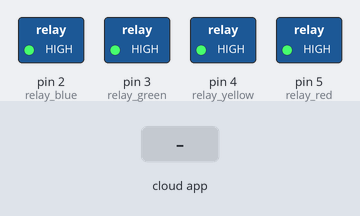
This sketch was run on a simulated Arduino Uno, built with avr-gcc and run on an emulated ATmega328P. Parts: switched loads named in the sketch (green lamp = pin HIGH). Inputs (shaded band) come from the test bench. The ROS host is connected and sends only what is stated.

Above: at 6.2 s.
6.3 s: the phone or cloud app sets yellow_light_active to 1
At 8.3 s:
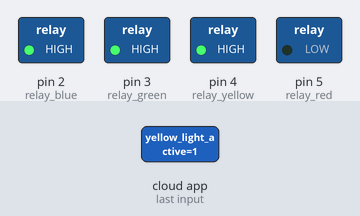
9.5 s: the phone or cloud app sets heartbeat_string to 0
At 11.1 s:
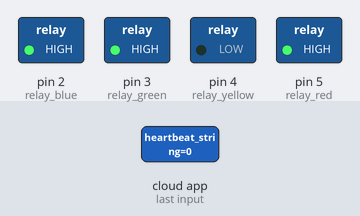
13.4 s: the phone or cloud app sets heartbeat_string to 1
At 18.0 s:
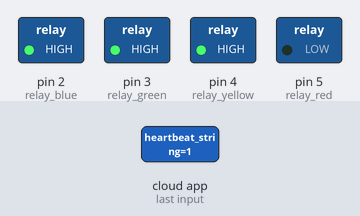
Timing chart, 0 to 19.5 s (numbered marks = the images above; inputs shaded):
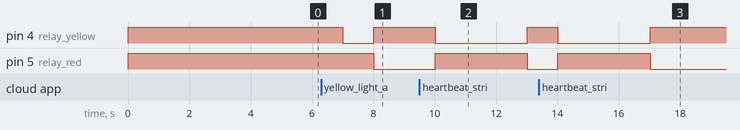

Measured:
- after the input at 6.3 s, pin 4 (relay_yellow): HIGH → LOW after 0.71 s, → HIGH 1.0 s later
- after the input at 9.5 s, pin 4 (relay_yellow): HIGH → LOW after 0.51 s, → HIGH 3.0 s later; pin 5 (relay_red): LOW → HIGH after 0.51 s, → LOW 3.0 s later
- after the input at 13.4 s, pin 4 (relay_yellow): HIGH → LOW after 0.62 s, → HIGH 3.0 s later; pin 5 (relay_red): LOW → HIGH after 0.62 s, → LOW 3.0 s later

The sketch:

status_light_controller.ino
```cpp
//------------------------------------------------------------------------------
// Import libraries
#include <ros.h>
#include <stdio.h>
#include <std_msgs/Bool.h>
#include <std_msgs/String.h>

//------------------------------------------------------------------------------
// Define Arduino parameters
#define turn_on 0
#define turn_off 1
#define relay_red  5
#define relay_yellow  4
#define relay_green  3
#define relay_blue  2

//------------------------------------------------------------------------------
// Setup callbacks and constants
int time_since_heartbeat = 0;
void heartbeat_callback (const std_msgs::String& msg) {
    time_since_heartbeat = 0;
}

bool activate_yellow = 0;
void yellow_light_callback (const std_msgs::Bool& yellow_light) {
    if (yellow_light.data) { activate_yellow = 1; }
    else { activate_yellow = 0; }
}

bool activate_blue = 0;
void blue_light_callback (const std_msgs::Bool& blue_light) {
    if (blue_light.data) { activate_blue = 1; }
    else { activate_blue = 0; }
}

bool activate_green = 0;
void green_light_callback (const std_msgs::Bool& green_light) {
    if (green_light.data) { activate_green = 1; }
    else { activate_green = 0; }
}

bool activate_red = 0;
void red_light_callback (const std_msgs::Bool& red_light) {
    if (red_light.data) { activate_red = 1; }
    else { activate_red = 0; }
}

ros::NodeHandle nh;

ros::Subscriber<std_msgs::Bool> yellow_sub("yellow_light_active", &yellow_light_callback);
ros::Subscriber<std_msgs::Bool> blue_sub("blue_light_active", &blue_light_callback);
ros::Subscriber<std_msgs::Bool> green_sub("green_light_active", &green_light_callback);
ros::Subscriber<std_msgs::Bool> red_sub("red_light_active", &red_light_callback);
ros::Subscriber<std_msgs::String> heartbeat_sub("heartbeat_string", &heartbeat_callback);

//------------------------------------------------------------------------------
// Arduino setup
void setup() {
    digitalWrite(relay_red, turn_off);
    digitalWrite(relay_yellow, turn_off);
    digitalWrite(relay_green, turn_off);
    digitalWrite(relay_blue, turn_off);

    pinMode(relay_red, OUTPUT);
    pinMode(relay_yellow, OUTPUT);
    pinMode(relay_green, OUTPUT);
    pinMode(relay_blue, OUTPUT);

    delay(5000);

    nh.initNode();
    nh.subscribe(yellow_sub);
    nh.subscribe(blue_sub);
    nh.subscribe(green_sub);
    nh.subscribe(red_sub);
    nh.subscribe(heartbeat_sub);
}

//------------------------------------------------------------------------------
// Arduino loop
int MAX_TIME = 3;
void loop() {
    nh.spinOnce();

    if (time_since_heartbeat < MAX_TIME) {
        ++time_since_heartbeat;

        if (activate_red == 1) { digitalWrite(relay_red, turn_on); }
        else { digitalWrite(relay_red, turn_off); }

        if (activate_yellow == 1) { digitalWrite(relay_yellow, turn_on); }
        else { digitalWrite(relay_yellow, turn_off); }

        if (activate_green == 1) { digitalWrite(relay_green, turn_on); }
        else { digitalWrite(relay_green, turn_off); }

        if (activate_blue == 1) { digitalWrite(relay_blue, turn_on); }
        else { digitalWrite(relay_blue, turn_off); }
    }

    else {
        digitalWrite(relay_red, turn_on);

        digitalWrite(relay_yellow, turn_off);
        digitalWrite(relay_green, turn_off);
        digitalWrite(relay_blue, turn_off);
    }

    delay(1000);
}
```
